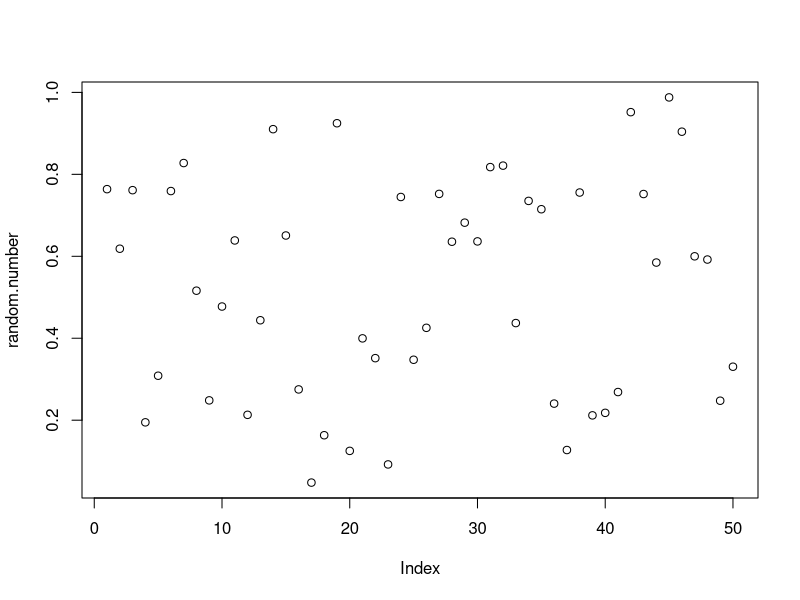
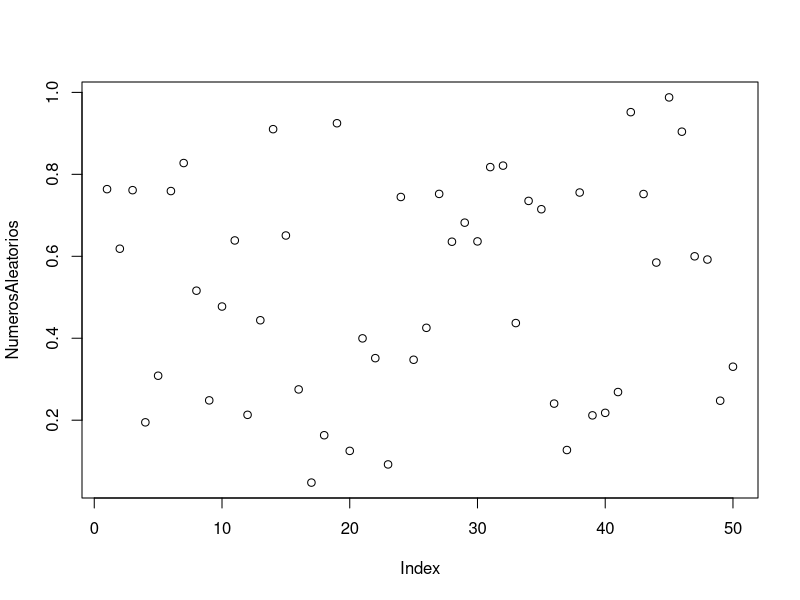
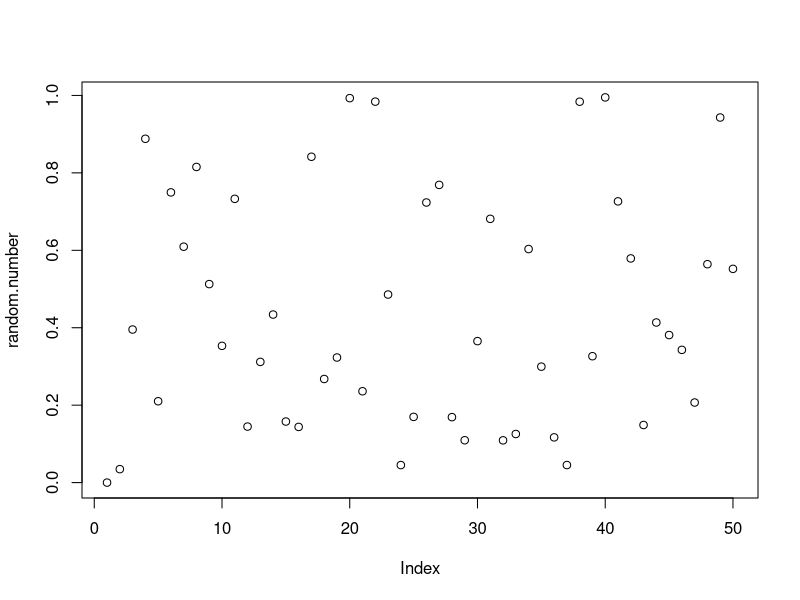
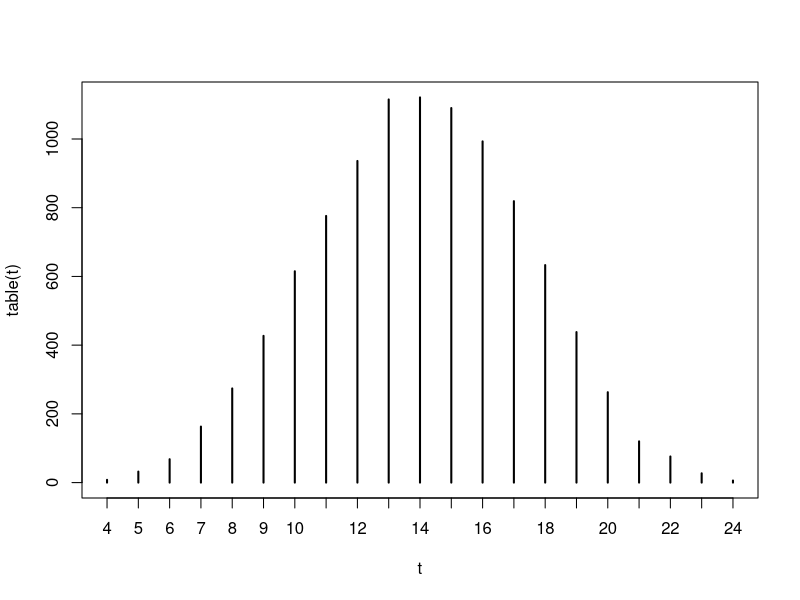
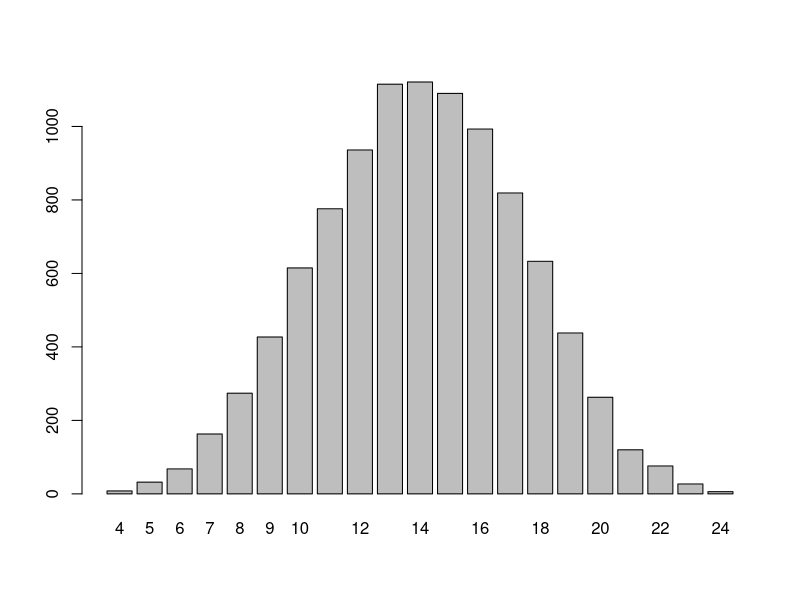
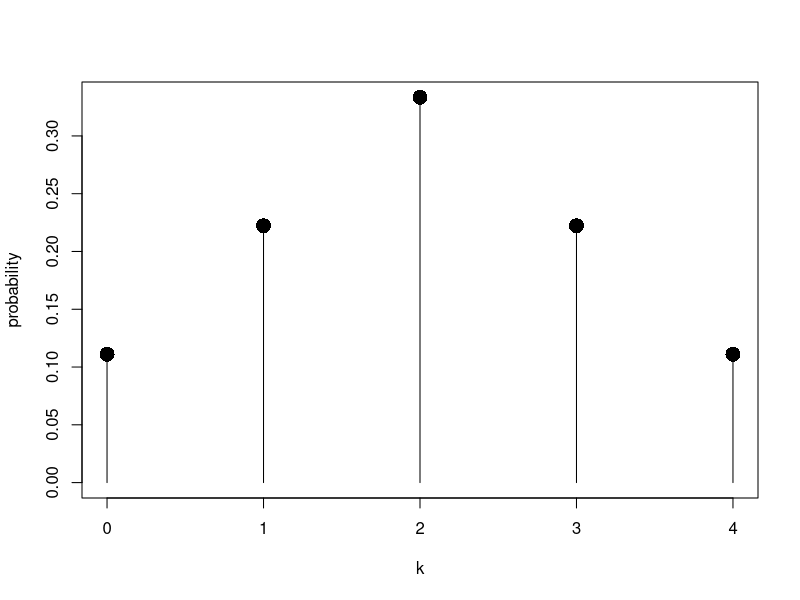
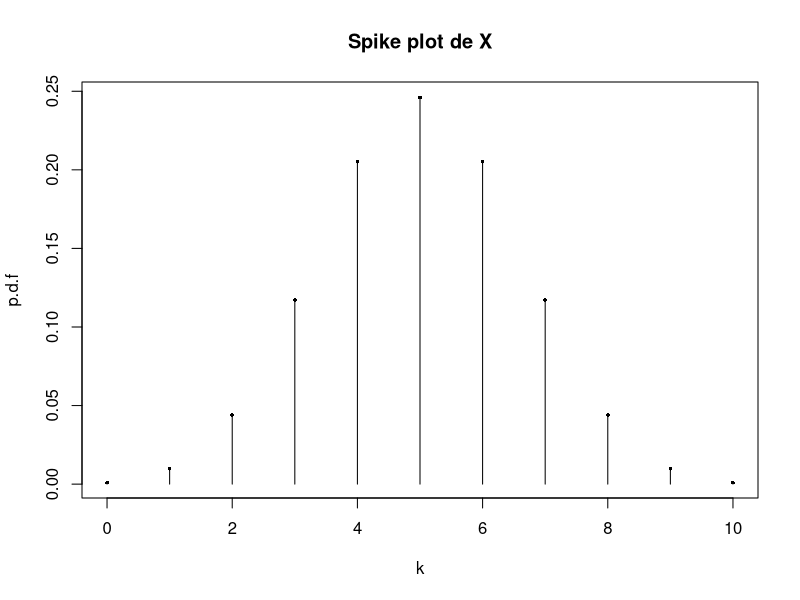
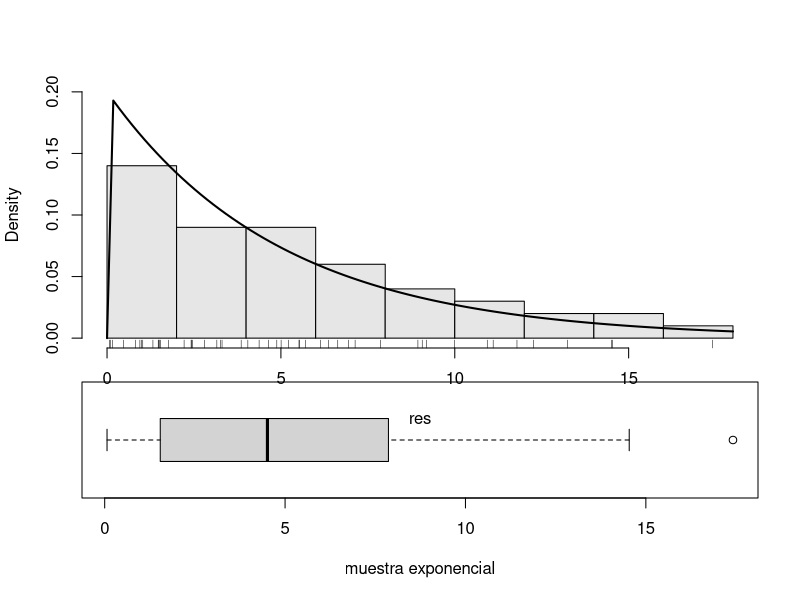

Recreate these plots in R, in order.
# Probabilidad_Variable_Aleatoria_y_Distribuciones #

#### Generacion de numeros aleatorios y toma de muestra aleatoria ####

# Generdor aleatorio por: método de congruencia multiplicativo

# xn = 171xn-1 (mod 30269)
# un = xn/30269
# semilla 27218

random.number <- numeric(50)
random.seed <- 27218
for (j in 1:50){
  # construimos el vector de random.number elemento a elemento
  random.seed <- (171*random.seed) %% 30269
  random.number[j] <- random.seed/30269
}

random.number
plot(random.number)

# Otra forma

x <- numeric(50)
semilla <- 27218
x[1] = (171*semilla) %% 30269
for (i in 2:50){x[i] = (171*x[i-1]) %% 30269}
NumerosAleatorios <- x/30269
NumerosAleatorios
plot(NumerosAleatorios)

# Generdor aleatorio por: método de congruencia multiplicativo 2

# xn = 69069xn-1 (mod 2^37)
# un = xn/(2^37)

random.number <- numeric(50)
random.seed <- 1
for (j in 1:50){
  random.seed <- (69069*random.seed) %% (2^(37))
  random.number[j] <- random.seed/(2^(37))
}
random.number
plot(random.number)

# Toma de muestra aleatoria 
?sample
sample(c(3,5,7), size = 2, replace = FALSE)
sample(c(3,5,7), size = 2, replace = TRUE)

# Ejemplo1: Generar 50 números pseudoaleatorios del 1 al 100, sin y con reemplazo.
sample(1:100, size= 50, replace = FALSE)
sample(1:100, size= 50, replace = TRUE)

# Ejemplo2: Simular el lanzamiento de un dado
sample(1:6, 1)

# Ejemplo3: Simular el lanzamiento de cuatro dados o de un mismo dado cuatro veces
sample(1:6, 4, replace = TRUE)

# Ejemplo4: Simular la distribución suma de los números que salen al lanzar cuatro dados

set.seed(111)
t <- sapply(1:10000, function(x){sum(sample(1:6, 4, replace = TRUE))})
table(t)
plot(table(t))
barplot(table(t))

# Ejemplo5: Supongamos una urna con 3 bolas blancas y 7 negras, simular
# la extracción de una bola (asignar codigo binario, 1 a blanca y 0 a negra)

sample(c(1,0), 1, prob = c(0.3, 0.7))

# Si queremos simular 8 extracciones con reemplazo:
sample(c(1,0), size = 8, replace = TRUE, prob = c(0.3, 0.7))


#### Distribuciones de variables aleatorias discretas y continuas: ####

# Package stats (principal paquete a usar)

# spike plot:
# Muestra las probabilidades para cada valor en el rango de X como
# un "spike", enfatizando lo discreto de la distrubción.

k=0:4
p=c(1,2,3,2,1)/9
plot(k, p, type="h",xlab="k",ylab="probability",
     ylim=c(0,max(p)))
points(k,p,pch=16,cex=2)

#sample() generar valores aleatorios:
k=0:2
p=c(1,2,1)/4
sample(k,size=1,replace=FALSE,prob=p) #simula que todo tiene 
#la misma probabilidad de ocurrencia.
sample(k,size=1,prob=p)

#lanzar una moneda 10 veces, cara=1 y sello=0
sample(0:1, size=10, replace=TRUE) #i.i.d sample
sample (1:6,size=10, replace=TRUE) #lanzar un 
#dado 10 veces.
#suma de lanzar el dado 10 veces
sample(1:6,size=10,replace=TRUE)+ 
sample(1:6,size=10,replace=TRUE)
#Asumir que 10000 personas se les pregunta
#si les gusta comer pollo o no y 6200 dicen si.
#Luego si elegimos una muestra de 10:
sample(rep(0:1,c(3800,6200)),size=10,replace=TRUE)
sample(0:1, size=10, replace=T, prob=c(1-.62,.62))

#Familia de distribuciones:
# d: retorna la p.d.f de la distribucion.
# p.d.f: probability density function

# p: retorna la c.d.f de la distribucion.
# c.d.f:cummulative density function

# q: retorna los cuantiles.
# r: retorna una muestra aleatoria desde la distribucion = Area bajo la curva

#Cada familia de distribución tiene sus parámetros pero
# las funciones son similares en funcionamiento.

dunif(x=1, min=0, max=3)
punif(q=2,min=0,max=3)
qunif(p=1/2,min=0,max=3)
runif(n=1,min=0,max=3)
runif(n=10,min=0,max=10)

#Multiples cuantiles:
ps<-seq(0,2,by=0.2)
names(ps)=as.character(seq(0,200,by=20))
ps

#### Distribución Binomial: ####

#Lanzar una moneda 10 veces. X:numero de caras.
#Si la moneda es justa. #X tienen una distribución binomial
# Binomial(10, 1/2)
# La probabilidad que X=5
choose(10,5)*(1/2)^5*(1/2)^(10-5)
# usando d function
dbinom(5, size=10, prob=1/2)
#La probabilidad de obtener 6 o menos caras
sum(dbinom(0:6,size=10,prob=1/2))

#Spike plot producido por binomial:
heights=dbinom(0:10, size=10, prob=1/2)
plot(0:10,heights,
     type="h",
     main="Spike plot de X",xlab="k",ylab="p.d.f")
points(0:10,heights,pch=16,cex=0.5)

#De una poblacion las personas que eligen geologia se les 
#considera como si y se codifica con 1 al resto con 0.
#El analisis corresponde a una Binomial(n,p) de una v.a.d
#donde n es el número de muestras.

#Si la población favorable que eligió si es 62%,calcule de una
#Muestra de 100 que tan probable es que respondan 60% o menos.
pbinom(60, size=100, prob=0.62)

# Ejemplo de Diapositivas:
# El 10% de fragmentos de roca obtenidos por un taladro son defectuosos (polvo).
# Si elige una muestra aleatoria con reemplazo de 6 articulos y se define la variabl X como
# el numero de articulos defectuosos elegidos.
# a) Determinar la probabilidad que al menos un framento sea defectuoso
 # Nos piden P[X>=1] = 1 - P[X<1] = 1 - P[X=0]
1 - dbinom(x = 0, size = 6, prob = 0.1)

# b) Hallar el coeficiente de variabilidad
media <- (6)*(0.1)  # ux = n*pi
phi <- sqrt((6)*(0.1)*(1-0.1))  # phi^2 = n*pi*(1-pi)
CV <- (phi/media)*100

# Ejemplo1: Calcular la probabilidad de obtener cuatro caras al lanzar seis veces una 
# moneda perfecta

dbinom(x = 4, size = 6, prob = 0.5)

# Ejemplo2: Calcular la probabilidad de obtener como mucho cuatro caras al lanzar seis veces una moneda perfecta.
# Nos poden P[X<=4] con -> B(6, 0.5)

pbinom(q=4, size = 6, prob = 0.5)

# Ejemplo3: Calcular el valor tal que P[X<=x] = 0.89, y generar 10 valores pseudoaleatorios de una B(6, 0.5)
qbinom(p = 0.89, size = 6, 0.5) # area bajo la curva (integral de a -> b por diferencial de x)
rbinom(n = 10, size = 6, prob = 0.5)

# Ejemplo3: Supongamos que el 10% de los tubos de core en logeo son defectuosos y supongamos que # 
# produce 15 tubos cada hora.
# Cada tubo es independiente de los otros. Se juzga que el proceso está fuera de control cuando se producen más de
# 4 tubos defectuosos en una hora concreta. Simular el número de tubos defectuosos producidos por la máquina en cada
# hora a lo largo de un periodo de 24 horas y determinar si el proceso está afuera de control en algún momento.

TD <- rbinom(n = 24, size = 15, prob = 0.1)
TD
which(TD > 4)
help(any)
any(TD>4)
sum(TD>4)

# Ejemplo4:Supongamos que en un proceso de voladura, la proporción de roca triturada es 0.15. 
# Simular el número de rocas trituradas
# por hora en un periodo de 24 horas si se supone que se explotan 25 unidades hora. Revisar si el número
# de triturados exccede en alguna ocasión a 5. Repetir el procedimiento con proporciones 0.20 y 0.25.

D <- rbinom(n = 24, size = 25, prob = 0.15)
D
id <- which(D>5)
D[id]
any(D>5)
sum(D>5)

rbinom(n = 24, size = 25, prob = 0.2)
rbinom(n = 24, size = 25, prob = 0.25)

# Ejemplo 5: Usar simulación para estimar la media y la varianza de una variable aleatoria B(18, 0.76) y
# comparar dichos valores con los teóricos.

Bi <- rbinom(n = 100, size = 18, prob = 0.76)
mean(Bi)
var(Bi)

mean_t <- 18*0.76
var_t <- 18*0.76*(1-0.76)

# Adicional: Metodo de inversion de la funcion distribucion Binomial

ranbin <- function(n, size, prob){
  cumbinom <- pbinom(0:(size-1), size, prob)
  singlenumber <- function(){
    x <- runif(1)
    N <- sum(x <- cumbinom)
  }
  replicate(n, singlenumber())
}

# Ejemplo: Usar ranbin() para similar vectores de longitud 1000, 10000 y 1000000 de una distribucion
# B(10, 0.5). Usar system.time() para compara tiempo de ejecucion entre simulaciones.

system.time(expr = ranbin(n = 100, size = 10, prob = 0.5))
system.time(expr = ranbin(n = 10000, size = 10, prob = 0.5))
system.time(expr = ranbin(n = 1000000, size = 10, prob = 0.5))

# ¿Es importante el tiempo de procesamiento en la simulación?

#### Distribucion Poisson: ####

# Ejemplo 1: Las perforaciones de un taladro se hacen a arazón de 4 metros por cada 5 minutos.
# Si se elige al azar en un intervalo de 2 minutos, hallar la probabilidad que se taladro al menos 2m de perforacion.

 # P[X>=2] = 1 - P[X<2]

1 - (dpois(x = 0, lambda = 1.6) + dpois(x = 1, lambda = 1.6))

# Forma 2:
ppois(q = 1, lambda = 1.6, lower.tail = FALSE)


# Ejemplo2: Suponga que el 5% de las rocas de la Fm. Ananea contienen oro. Si se elige al azar y con reemplazo
# 90 rocas, hallar la probabilidad de que en al menos 3 rocas encuentren oro.


ppois(q = 2, lambda = 4.5, lower.tail = FALSE)

#### Distribucion Geometrica: ####

# Ejemplo1: Suponga que el mejor geologo del mundo tiene una probabilidad de 0.04 de no encontrar un yacimiento (fallar)
# ,y que cuando ello ocurre es necesario reemplazarlo por uno nuevo. Determinar la media y el coeficiente de variabilidad
# del número de veces que puede ser usado el geologo para descubrir yacimientos, ademas del coeficiente de variacion.

mean_g <- 1/0.04
var_g <- (1-0.04)/(0.04^2)
cv <- (sqrt(var_g)/mean_g)*100

# Calcule la probabilidad de que en 10 yacimientos el geologo falle.

dgeom(x = 10, prob = 0.04)


#### Distribucion Hipergeometrica: ####

# Ejemplo 1: Suponga que en un proceso de control de calidad de base de datos geológico se inspecciona 10 tablas
# de base de datos, de los cuales 4 son defectuosos. Si se eligen 5 base de datos al azar y sin reemplazo
# hallar la probabilidad de elegir no mas de 2 bases de datos defectuosos.


hiper <- phyper(q = 1, m = 4, n = 6, k = 5, lower.tail = TRUE) # P[X<=1]

# generando simulacion para aproximaciones.
hiper_random <- rhyper(nn = 100, m = 4, n = 6, k = 5)
mean(hiper_random)
var(hiper_random)

#### Distribucion Cauchy ####

# Ver:
# https://www.vrcbuzz.com/cauchy-distribution-probabilities-using-r/



#### Distribucion Uniforme (VAC): ####














#### Distribucion Exponencial: Exponential(lambda) ####

res=rexp(50,rate=1/5)
#boxplot:
par(fig=c(0,1,0,0.50))
boxplot(res, horizontal=TRUE,bty="n",
        xlab="muestra exponencial")
#histograma
par(fig=c(0,1,0.25,1),new=TRUE)
#guardar los valores,
#luego encontrar el mas grande y setearlo
#como maximo:
tmp.hist=hist(res,plot=FALSE)
tmp.edens=density(res)
tmp.dens =dexp(0, rate=1/5)
y.max=max(tmp.hist$density,tmp.edens$y,
          tmp.dens)
hist(res,ylim=c(0,y.max),prob=TRUE,
     main="", col=gray(0.9))
curve(dexp(x,rate = 1/5),lwd=2,add=TRUE)
rug(res)

# Suponga que el tiempo de duración de un articulo (horas) es una variable con valor beta  = 0.5
# y sigue una distribucion exponencial. Calcular la probabilidad de que un articulo elegido al azar tenga
# un tiempo de vida mayor a 3h.

 # P[X>3]

pexp(q = 3, rate = 0.5, lower.tail = FALSE)


#### Distribucion Normal: ####

#Normal(µ,σ)
pnorm(q=1.5,mean=0, sd=1)
pnorm(q=4.75, mean=0,sd=1/2)
qnorm(c(0.25,0.50,0.75)) #Areas importantes
#basadas en Z-scores
#qnorm especificamos el area que deseamos
#cuanta area es no mayor a una desviacion estandar
#desde la media:
pnorm(1)-pnorm(-1)
#dos desviaciones estandar:
1-2*pnorm(-2)
#tres desviaciones estandar:
diff(pnorm(c(-3,3)))

require(graphics)

dnorm(0) == 1/sqrt(2*pi)
dnorm(1) == exp(-1/2)/sqrt(2*pi)
dnorm(1) == 1/sqrt(2*pi*exp(1))

## Using "log = TRUE" for an extended range :
par(mfrow = c(2,1))
plot(function(x) dnorm(x, log = TRUE), -60, 50,
     main = "log { Normal density }")
curve(log(dnorm(x)), add = TRUE, col = "red", lwd = 2)
mtext("dnorm(x, log=TRUE)", adj = 0)
mtext("log(dnorm(x))", col = "red", adj = 1)


#Ejemplo1:
# a
pnorm(70, mean=80, sd=10) - pnorm(60, mean=80, sd=10)
# b 
# media poblacional = media muestral/sqrt(n)
media_nueva <- 10/sqrt(60)
1 -  pnorm(90, mean = 80, sd = media_nueva)

# Ejemplo:
#a
pnorm(30, mean = 42000, sd=12000)
#b
# u_tot <- ux+uy+uz
# phi_tot <- rootsquare(phi_x^2, phi_y^2 + phi_z^2)
u = 42000+60000+78000
phi = sqrt(12000^2+18000^2+10000^2)
#
1- pnorm(120000, mean= u, sd = phi)
#c
# tarea la c.
# practicar de : https://r02pro.github.io/normal-distribution.html



# Dist. normal estandar
# Suponga que los gastos semanales de movilidad realizados por los mineros
# de Antamina tienen una distribucion normal con una media de 50 nuevos soles
# y una desviación de 12 nuevos soles. Si se elige al azar un habitante de dicho distrito minero,
# halle la probabilidad que su gasto semanal en movilidada sea mayor de 58 nuevos soles.

 # X = vac ~ N(50, 12^2)
 # P[X>58] = ??

# Usamos transformacion estandar:
# Z = (x-u)/phi ≈ N(0, 1) -> uz = 0 ; phi_z^2=1

# P[X>58] = P[Z>0.67] = 1 - P[Z<=0.67]  

1 - pnorm(q = 0.67)

#### LogNormal: log(x) ####

res= rlnorm(n=50, meanlog=0,sdlog=1)
#boxplot:
par(fig=c(0,1,0,0.5))
boxplot(res, horizontal=TRUE, bty="n",xlab="lognormal")
#histogram:
par(fig=c(0,1,0.25,1),new=TRUE)
tmp.hist=hist(res, plot=FALSE)
tmp.edens=density(res)
tmp.dens = dexp(0,rate=1/5)
ymax =max(tmp.hist$density,tmp.edens$y,
          tmp.dens)
#hist:
par(fig=c(0,1,0.25,1),new=TRUE)
hist(res,ylim=c(0,ymax),prob=TRUE,
     main="",col=gray(0.9))
curve(dlnorm(x,meanlog=0,sdlog=1),
      add=TRUE)
rug(res)

#### Distribucion Weibull ####

# Set shape and scale parameters for the Weibull distribution
shape_param <- 2
scale_param <- 5
x_min <- 0
x_max <- 20
# Plot the Weibull distribution using the curve() function
curve(
  dweibull(x, shape = shape_param, scale = scale_param),
  from = x_min,
  to = x_max,
  main = "Weibull Distribution",
  xlab = "x",
  ylab = "Density",
  col = "blue",
  lwd = 2
)

# Create a data frame with a sequence of x values
data <- data.frame(x = seq(x_min, x_max, length.out = 1000))

# Add a column for the probability density 
# function of the Weibull distribution
data$weibull_density <-
  dweibull(data$x, shape = shape_param, scale = scale_param)

library(tidyverse)
# Generate and plot the Weibull distribution using ggplot2
ggplot(data, aes(x = x, y = weibull_density)) +
  geom_line(color = "blue", size = 1) +
  ggtitle("Weibull Distribution") +
  xlab("x") +
  ylab("Density") +
  theme_minimal()

library(ggplot2)
# Set seed for reproducibility
set.seed(42)
# Generate random numbers from Weibull distribution
shape <- 2
scale <- 1
n <- 1000
weibull_sample <- rweibull(n, shape, scale)
# Create a data frame with the Weibull sample
weibull_data <- data.frame(values = weibull_sample)
# Plot the Weibull distribution using ggplot2
ggplot(weibull_data, aes(x = values)) +
  geom_histogram(aes(y = ..density..),
                 bins = 30,
                 color = "black",
                 fill = "lightblue") +
  labs(title = "Weibull Distribution",
       x = "Values",
       y = "Density") +
  theme_minimal()

# Ver!!

# https://www.alphacodingskills.com/r/r-weibull-distribution.php



#### Chi-cuadrado ####

# Ejemplo1: Teoria

# gl = 12 y P[a<=X<=b] = 0.90 , P[X<=a] = 0.05

qchisq(p=0.05, df=12)
qchisq(p=0.95, df=12)


#### T-student ####

# Ejemplo1: Teoria

pt(q = 2.228, df = 10, lower.tail = TRUE) - pt(q = -1.812, df = 10, lower.tail = TRUE) 

### Fisher ####

set.seed(53535)   # Set seed for reproducibility
N <- 10000  
y_rf <- rf(N, df1 = 3, df2 = 5)          # Draw N F-distributed values
y_rf 

hist(y_rf,                            # Plot of randomly drawn f density
     breaks = 500,
     main = "Random Numbers Generated According to F Distribution",
     xlim = c(0, 15))

qf(.95, df1=5, df2=2) 

#### Trabajo: ####

# Hacer una lista de todas las distribuciones usadas y sus aplicacioes en las geociencias:
# ejemplo: 
# lognormal: General distribucion de elementos metalicos en aguas ... y seguir listando.











